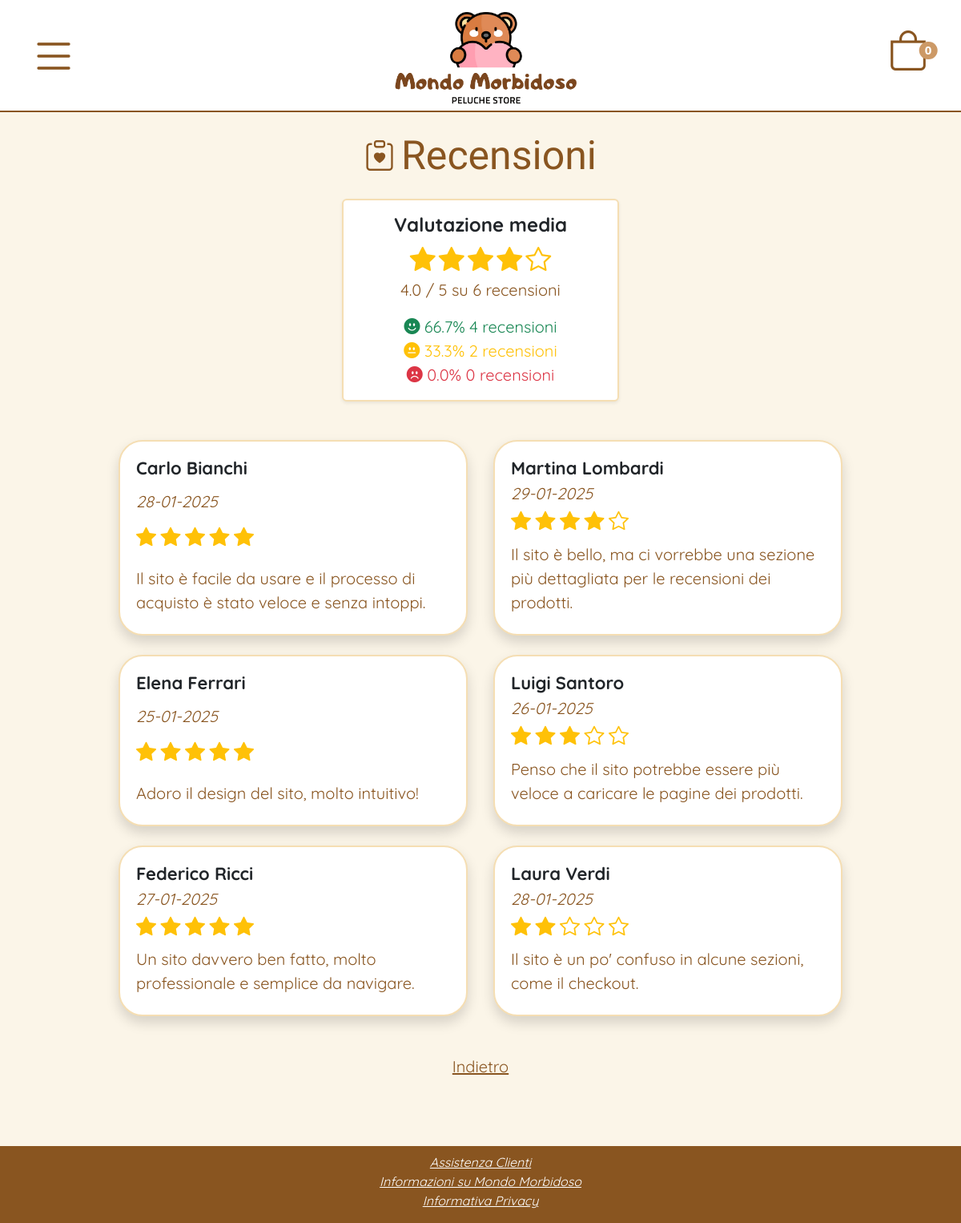
The app's page /php/recensioni.php with its own data.
### tables this page shows
create table RECENSIONE (
     Id_recensione INT not null auto_increment,
     Data DATE not null,
     Voto INT not null check (Voto between 1 and 5),
     Commento TEXT not null,
     E_mail VARCHAR(100) not null,
     primary key (Id_recensione),
     foreign key (E_mail) references UTENTE (E_mail) ON UPDATE CASCADE);

create table UTENTE (
     E_mail VARCHAR(100) not null,
     Nome VARCHAR(50) not null,
     Cognome VARCHAR(50) not null,
     Numero_telefono VARCHAR(15),
     Data_di_nascita DATE default null,
     Password VARCHAR(255) not null,
     Punti INT not null default 0,
     Admin BOOLEAN not null default false,
     primary key (E_mail));

### php/recensioni.php (called while the page is built, shortened)
<?php
require_once("bootstrap.php");
$templateParams["titolo"] = "Mondo Morbidoso - Recensioni";
$templateParams["nome"] = "recensioniC.php";
$templateParams["categorie"] = $dbhost->getCategories();
$templateParams["numeroRecensioni"] = $dbhost->getNumeroRecensioni();
$mediaVoti = $dbhost->getMediaVoti();
$voti = $dbhost->getAllVotiRecensioni();
$recensioniDistribuzione = getRecensioniDistribuzione($voti);
$templateParams["recensioni"] = $dbhost->getAllRecensioni();
require("../template/base.php");
?>

### db/database.php (called while the page is built, shortened)
<?php
class DatabaseHelper {
    private $db;
    public function __construct($servername, $username, $password, $dbname, $port) {
        $this->db = new mysqli($servername, $username, $password, $dbname, $port);
    }
    public function getMediaVoti() {
        $stmt = $this->db->prepare("
            SELECT AVG(Voto) AS media_voti FROM recensione
        ");
        $stmt->execute();
        $result = $stmt->get_result();
        $row = $result->fetch_assoc();
        return $row["media_voti"] ? number_format($row["media_voti"], 1) : "0.0";
    }
    public function getNumeroRecensioni() {
        $stmt = $this->db->prepare("
            SELECT COUNT(*) AS numero_recensioni FROM recensione
        ");
        $stmt->execute();
        $result = $stmt->get_result();
        $row = $result->fetch_assoc();
        return $row["numero_recensioni"];
    }
    public function getCategories() {
        $stmt = $this->db->prepare("SELECT * FROM categoria");
        $stmt->execute();
        $result = $stmt->get_result();
        return $result->fetch_all(MYSQLI_ASSOC);
    }
    public function getAllRecensioni() {
        $query = "SELECT u.Nome, u.Cognome, r.Voto, r.Commento, r.Data, r.Id_recensione
                  FROM RECENSIONE r
                  JOIN UTENTE u ON r.E_mail = u.E_mail";
        $stmt = $this->db->prepare($query);
        $stmt->execute();
        $result = $stmt->get_result();
        return $result->fetch_all(MYSQLI_ASSOC);
    }
    public function getAllVotiRecensioni() {
        $query = "SELECT Voto FROM recensione";
        $stmt = $this->db->prepare($query);
        $stmt->execute();
        $result = $stmt->get_result();
        return $result->fetch_all(MYSQLI_ASSOC);
    }
}
?>

### php/bootstrap.php (called while the page is built, shortened)
<?php
require_once("../utilities/functions.php");
require_once("../db/database.php");
$dbhost = new DatabaseHelper("localhost", "root", "", "morbidoso", 3306);
?>

### template/recensioniC.php (the view, shortened to what this page needs)
<div class="container mt-4 ps-4 pe-4 cont-reviews">
    <div class="d-flex align-items-center justify-content-center gap-2">
        <i class="bi bi-clipboard-heart"></i>
        <h1 class="title mb-0">Recensioni</h1>
    </div>
    <div class="text-center ms-4 me-4 mb-5">
        <div class="card card-media shadow-sm card-border mt-4 mx-auto">
            <h2 class="text fw-bold mt-3 mb-1">Valutazione media</h2>
            <div class="text-center">
                <p class="stars-rating mb-0"><?php echo getStarRating($mediaVoti); ?></p>
                <p class="text mb-0"><?php echo number_format($mediaVoti, 1); ?> / 5 su <?php echo number_format($templateParams["numeroRecensioni"]); ?> recensioni</p>
            </div>
            <p class="text-center mt-3">
                <span class="text text-success">
                    <i class="bi bi-emoji-smile-fill"></i>
                    <?php echo $recensioniDistribuzione["positive"]["percent"]; ?>%
                    <?php echo number_format($recensioniDistribuzione["positive"]["count"], 0, ',', '.'); ?> recensioni
                </span><br>
                <span class="text text-warning">
                    <i class="bi bi-emoji-neutral-fill"></i>
                    <?php echo $recensioniDistribuzione["neutral"]["percent"]; ?>%
                    <?php echo number_format($recensioniDistribuzione["neutral"]["count"], 0, ',', '.'); ?> recensioni
                </span><br>
                <span class="text text-danger">
                    <i class="bi bi-emoji-frown-fill"></i>
                    <?php echo $recensioniDistribuzione["negative"]["percent"]; ?>%
                    <?php echo number_format($recensioniDistribuzione["negative"]["count"], 0, ',', '.'); ?> recensioni
                </span>
            </p>
        </div>
    </div>
    <div class="row align-items-stretch">
        <?php foreach ($templateParams["recensioni"] as $recensione): ?>
            <div class="col-12 col-md-6 mb-4 ps-3 pe-3 d-flex">
                <div class="card shadow card-border p-1 w-100 card-review">
                    <div class="card-body d-flex flex-column justify-content-between">
                        <h3 class="text fw-bold mb-0 text-start"><?php echo htmlspecialchars($recensione["Nome"] . " " . $recensione["Cognome"]); ?></h3>
                        <p class="mt-1 mb-0 text-italic text-start"><?php echo getFormattedDate($recensione["Data"]) ?></p>
                        <p class="star-rating mb-0"><?php echo getStarRating($recensione["Voto"]); ?></p>
                        <p class="text text-start mt-2 mb-1"><?php echo htmlspecialchars($recensione["Commento"]); ?></p>
                    </div>
                </div>
            </div>
        <?php endforeach; ?>
    </div>
    <div class="text-center mt-4">
        <a href="../php/index.php" class="text back">Indietro</a>
    </div>
</div>

### utilities/functions.php (shortened to what this page needs)
<?php
function getFormattedDate($data) {
    return DateTime::createFromFormat('Y-m-d', $data)->format('d-m-Y');
}
function getStarRating($rating) {
    $fullStars = floor($rating);
    $halfStar = ($rating - $fullStars >= 0.5) ? 1 : 0;
    $emptyStars = 5 - ($fullStars + $halfStar);
    $stars = str_repeat('<span class="bi bi-star-fill text-warning" aria-hidden="true"></span> ', $fullStars);
    $stars .= str_repeat('<span class="bi bi-star text-warning" aria-hidden="true"></span> ', $emptyStars);
    return $stars;
}
function getRecensioniDistribuzione($voti) {
    $totalRecensioni = count($voti);
    $positive = 0;
    $neutral = 0;
    $negative = 0;
    foreach ($voti as $voto) {
        $valore = $voto['Voto'];
        if ($valore >= 4) {
            $positive++;
        } elseif ($valore >= 2) {
            $neutral++;
        } else {
            $negative++;
        }
    }
    $positivePerc = $totalRecensioni > 0 ? ($positive / $totalRecensioni) * 100 : 0;
    $neutralPerc = $totalRecensioni > 0 ? ($neutral / $totalRecensioni) * 100 : 0;
    $negativePerc = $totalRecensioni > 0 ? ($negative / $totalRecensioni) * 100 : 0;
    return [
        "positive" => ["count" => $positive, "percent" => number_format($positivePerc, 1)],
        "neutral"  => ["count" => $neutral, "percent" => number_format($neutralPerc, 1)],
        "negative" => ["count" => $negative, "percent" => number_format($negativePerc, 1)],
        "total"    => $totalRecensioni
    ];
}
?>

### css/style.css (style rules this page uses)
html, body { height: 100%; margin: 0; }
body { background-color: rgb(245, 222, 179, 0.3); display: flex; flex-direction: column; }
.text { font-family: 'Quicksand', sans-serif; font-size: 16px; text-align: center; }
.text-italic { font-family: 'Quicksand', sans-serif; font-size: 16px; text-align: center; font-style: italic; }
.title { font-family: 'Chewy', sans-serif; text-align: center; color: rgb(137, 85, 32); font-size: 35px; }
.card-border { border: 2px solid rgb(245, 222, 179); }
main p { color: rgb(137, 85, 32) }
.star-rating { font-family: 'Quicksand', sans-serif; font-style: italic; font-size: 16px; }
.star-rating .bi-star-fill, .star-rating .bi-star-half, .star-rating .bi-star { font-size: 22px; }
.back { color: rgb(137, 85, 32); }
.bi-star-fill, .bi-star-half, .bi-star { color: rgb(255, 165, 0); font-size: 20px; }
.bi-clipboard-heart { font-size: 29px; color: rgb(137, 85, 32); }
.cont-reviews h2 { font-size: 20px; }
.stars-rating .bi-star-fill, .stars-rating .bi-star-half, .stars-rating .bi-star { font-size: 27px; }
.cont-reviews h3 { font-size: 18px; }
.card-review { border-radius: 30px; }
@media screen and (min-width: 768px) { .title { font-size: 50px; } }
@media screen and (min-width: 768px) { .text { font-size: 20px; } }
@media screen and (min-width: 768px) { .text-italic { font-size: 20px; } }
@media screen and (min-width: 768px) { .star-rating { font-size: 20px; } }
@media screen and (min-width: 768px) { .star-rating .bi-star-fill, .star-rating .bi-star-half, .star-rating .bi-star { font-size: 25px; } }
@media screen and (min-width: 768px) { .bi-star-fill, .bi-star-half, .bi-star { font-size: 25px; } }
@media screen and (min-width: 768px) { .bi-clipboard-heart { font-size: 38px; } }
@media screen and (min-width: 768px) { .cont-reviews { width: 80%; } }
@media screen and (min-width: 768px) { .card-media { width: 40%; } }
@media screen and (min-width: 768px) { .cont-reviews h2 { font-size: 24px; } }
@media screen and (min-width: 768px) { .stars-rating .bi-star-fill, .stars-rating .bi-star-half, .stars-rating .bi-star { font-size: 32px; } }
@media screen and (min-width: 768px) { .cont-reviews h3 { font-size: 22px; } }

### records on screen
recensione: E_mail.Cognome "Carlo Bianchi", Data "28-01-2025", Voto 5 (drawn), Commento "Il sito è facile da usare e il processo di acquisto è stato veloce e senza intoppi."
recensione: E_mail.Cognome "Martina Lombardi", Data "29-01-2025", Voto 4 (drawn), Commento "Il sito è bello, ma ci vorrebbe una sezione più dettagliata per le recensioni dei prodotti."
recensione: E_mail.Cognome "Elena Ferrari", Data "25-01-2025", Voto 5 (drawn), Commento "Adoro il design del sito, molto intuitivo!"
recensione: E_mail.Cognome "Luigi Santoro", Data "26-01-2025", Voto 3 (drawn), Commento "Penso che il sito potrebbe essere più veloce a caricare le pagine dei prodotti."
recensione: E_mail.Cognome "Federico Ricci", Data "27-01-2025", Voto 5 (drawn), Commento "Un sito davvero ben fatto, molto professionale e semplice da navigare."
recensione: E_mail.Cognome "Laura Verdi", Data "28-01-2025", Voto 2 (drawn), Commento "Il sito è un po' confuso in alcune sezioni, come il checkout."

### other values on screen
$numeroprodotti "0"
$mediaVoti "4.0"
$templateParams["numeroRecensioni"] "6"
$recensioniDistribuzione["positive"]["percent"] "66.7"
$recensioniDistribuzione["positive"]["count"] "4"
$recensioniDistribuzione["neutral"]["percent"] "33.3"
$recensioniDistribuzione["neutral"]["count"] "2"
$recensioniDistribuzione["negative"]["percent"] "0.0"
$recensioniDistribuzione["negative"]["count"] "0"
